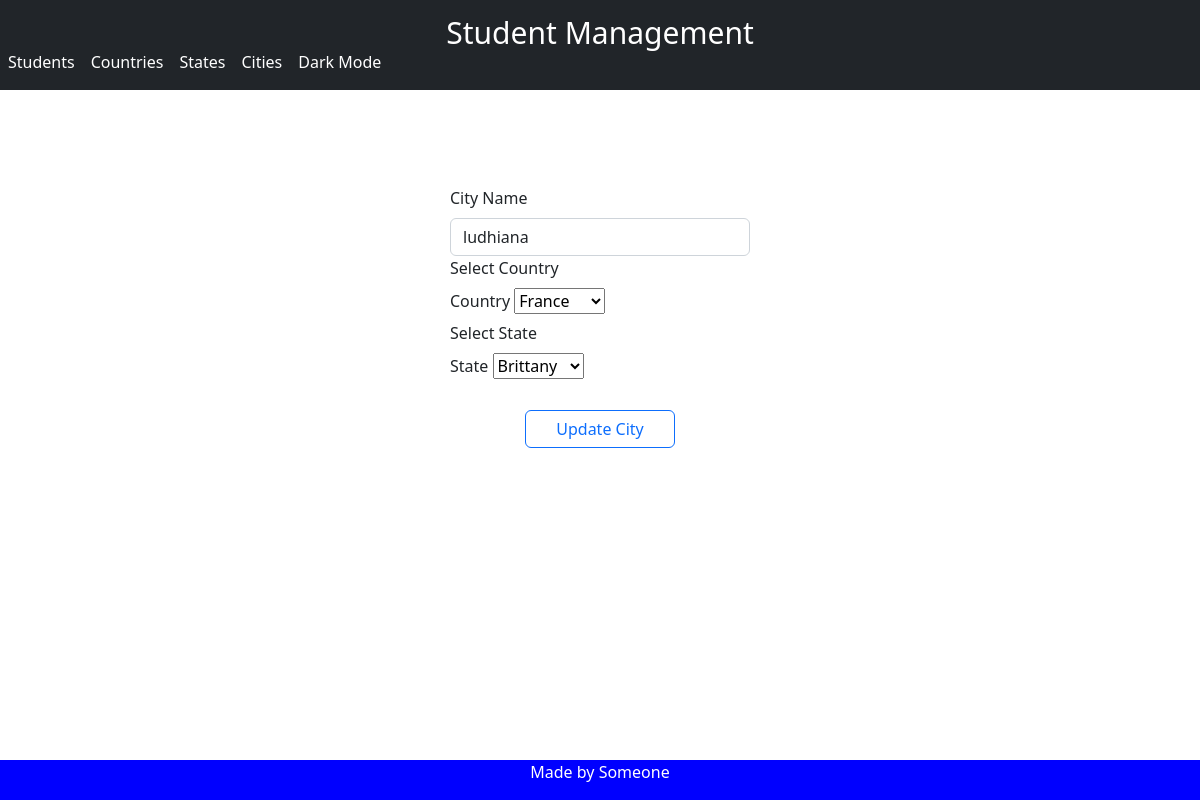
The page /redirect_to_update_city/5 on the database as committed earlier.
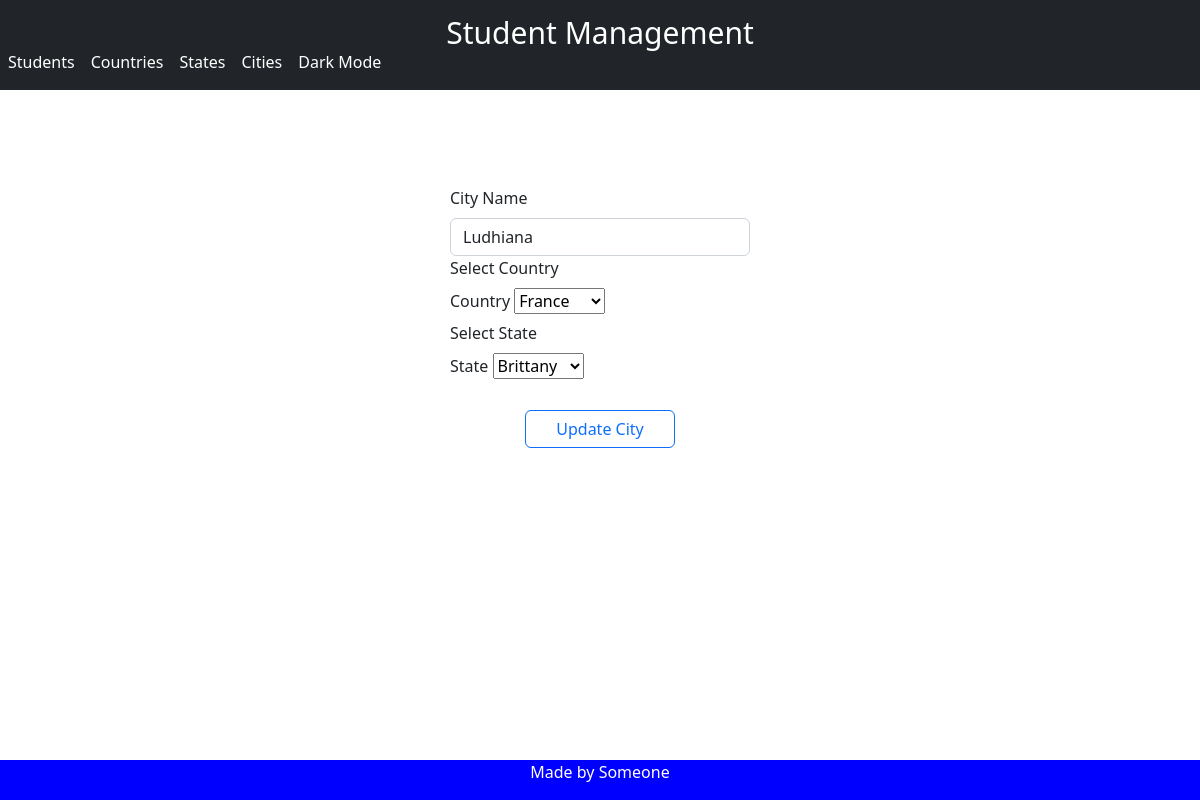
The same page on the database as committed later.
### models.py (models this page shows, shortened)
class City(db.Model):
    __tablename__ = "city"
    id = db.Column(db.Integer, primary_key=True)
    name = db.Column(db.String(100))
    state_id = db.Column(db.Integer, db.ForeignKey('state.id'))
    state = db.relationship('State')
    country_id = db.Column(db.Integer, db.ForeignKey('country.id'))
    country = db.relationship('Country')

### app.py (the view, shortened to what this page needs)
@app.route('/redirect_to_update_city/<int:city_id>', methods=['GET', 'POST'])
def redirect_to_update_city(city_id):
    form = Form()
    form.state.choices = [(state.id, state.name) for state in State.query.all()]
    form.country.choices = [(country.id, country.name) for country in Country.query.all()]
    city_to_update = City.query.filter_by(id=city_id).first()
    return render_template('update_city.html', city_to_update=city_to_update, form=form)

### forms.py
class Form(FlaskForm):
    country = SelectField('country', choices=[('', 'Select Country')])
    state = SelectField('state', choices=[('', 'Select State')])
    city = SelectField('city', choices=[('', 'Select City')])

### templates/update_city.html (shortened to what this page needs)
{% extends 'skel.html' %}
{% block content %}
<div class="d-grid gap-2 col-3 mx-auto" style="margin:auto; margin-top:8%">
    <form class="col g-3" action={{request.path}} method="post">
        <div>
            <label class="form-label">City Name</label>
            <input type="text" class="form-control" value="{{city_to_update.name}}" name="name" required>
            <label class="form-label">Select Country</label>
            <div>
                <label class="form-label">Country</label>
                {{form.country}}
            </div>
        </div>
        <div>
            <label class="form-label">Select State</label>
            <div>
                <label class="form-label">State</label>
                {{form.state}}
            </div>
        </div>
        <br>
        <div class="d-grid gap-2 col-6 mx-auto">
            <button type="submit" class="btn btn-outline-primary">Update City</button>
        </div>
    </form>
</div>
<br>
<br>
{% include 'footer.html' %}
{% endblock %}

Rows that differ between the two databases and show on the page:
changed City: name "ludhiana" → "Ludhiana"
